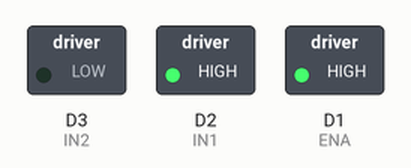
Recording of a sketch running on a simulated ESP8266 (NodeMCU). Shown: switched loads named in the sketch (green lamp = pin HIGH).

Above: at 2.5 s.
At 5.5 s:
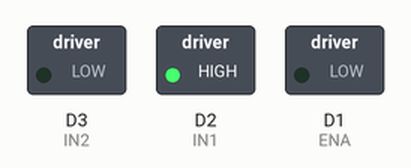
Timing chart, 0 to 7.8 s (numbered marks = the images above):
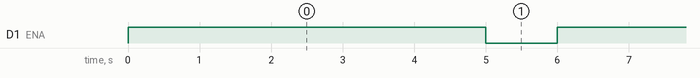

The sketch:

relaytest.ino
```cpp
#define ENA D1  // PWM pin for speed control
#define IN1 D2  // Direction control
#define IN2 D3  // Grounded, no reverse needed

void setup() {
  pinMode(ENA, OUTPUT);
  pinMode(IN1, OUTPUT);
  pinMode(IN2, OUTPUT);

  // Set initial direction
  digitalWrite(IN1, HIGH);  // Forward direction
  digitalWrite(IN2, LOW);   // Ground IN2 to prevent reverse
}

void loop() {
  // Set motor speed using PWM (0-1023 for ESP8266)
  analogWrite(ENA, 1023);  // 50% speed

  delay(5000);  // Run for 5 seconds

  analogWrite(ENA, 0);  // Stop motor
  delay(1000);  // Wait for 2 seconds
}
```

Measured:
- by itself, D1 (ENA): alternates HIGH for 5.0 s and LOW for 1.0 s
